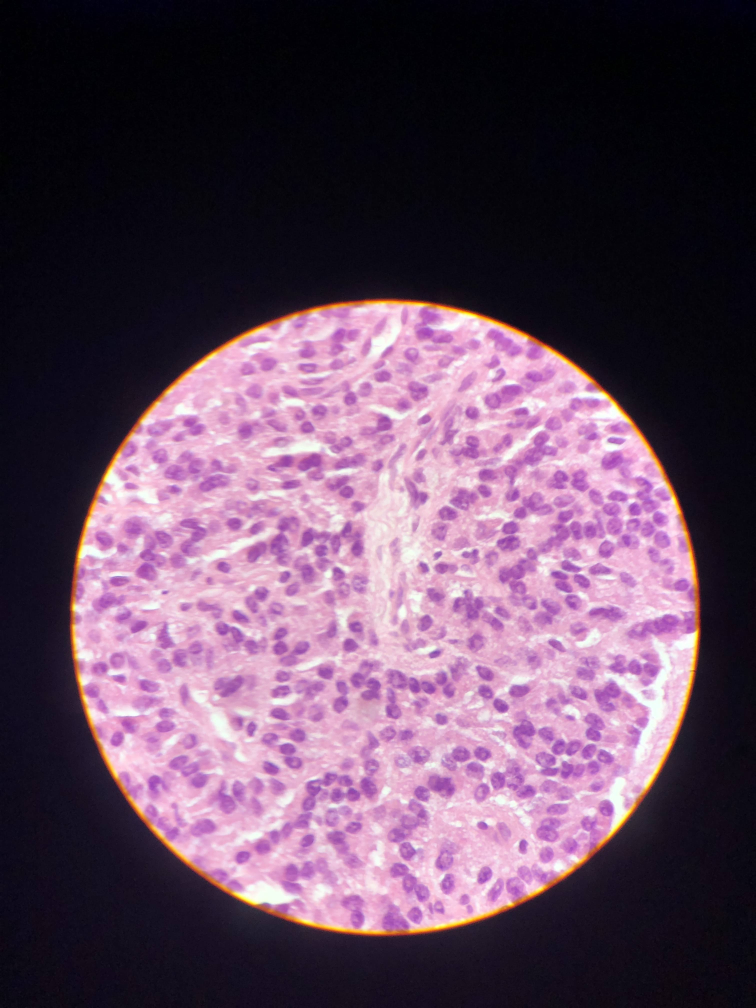
#> input picture images/IMG_3794.jpg, 3024 x 4032 px (shown at 1/4 size)
$ python -i norm_input.py   (imports and definitions only)
#> lines starting #> are read from the running program, lines starting #| are printed output that depends on the picture; after the words box and inside, x2 and y2 are one past the last pixel; in counts of white or black regions, pixels touching at a corner belong together
import cv2
import numpy as np
import glob
import argparse
import imutils

def normalize_image(imageFile):
    # load image as grayscale
#> called with imageFile = 'IMG_3794.jpg'
    img = cv2.imread(imageFile)
#> img is the input picture: shape (4032, 3024, 3); mean B, G, R 94.3, 73, 98

    gray = cv2.imread(imageFile,0)
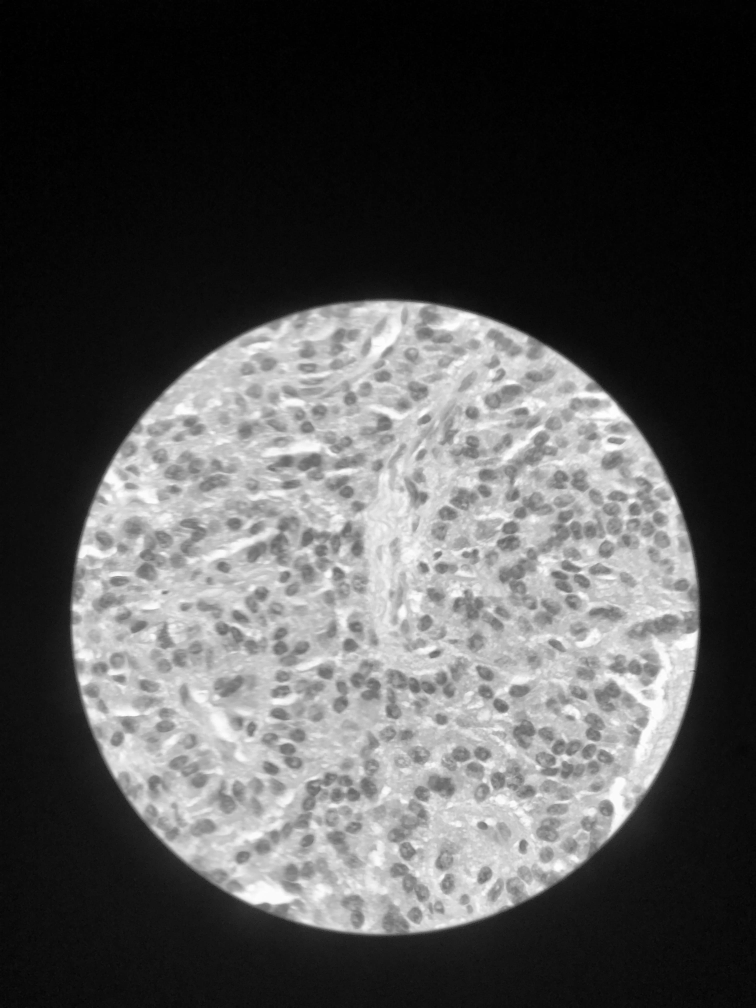
#> gray: shape (4032, 3024) (shown at 1/4 size); min 0, max 255, mean 82.9

    # threshold input image using otsu thresholding as mask and refine with morphology
    ret, mask = cv2.threshold(gray, 0, 255, cv2.THRESH_BINARY+cv2.THRESH_OTSU)
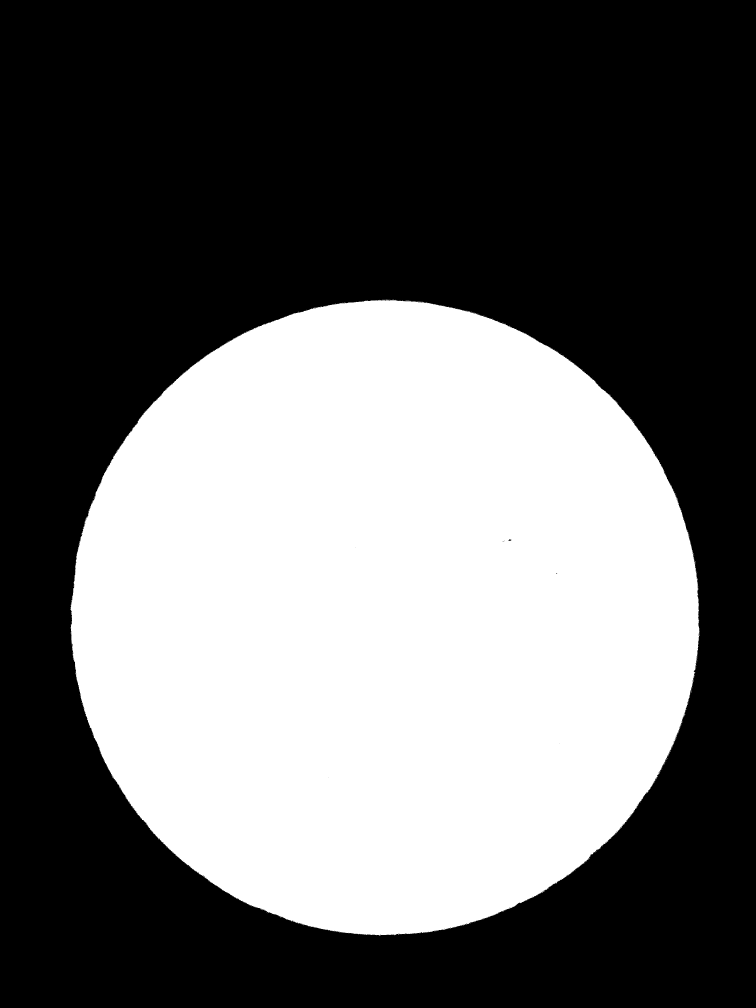
#> mask: shape (4032, 3024) (shown at 1/4 size); 41.1% white; 276 white regions (275 under 20 px), largest, box (x1, y1, x2, y2) and area: (282, 1201, 2799, 3742) 5011743
#> ret = 98
    kernel = np.ones((9,9), np.uint8)
    mask = cv2.morphologyEx(mask, cv2.MORPH_CLOSE, kernel)
#> mask: shape (4032, 3024); 41.2% white; 1 white region, box (x1, y1, x2, y2) and area: (282, 1197, 2799, 3742) 5017670
    mask = cv2.morphologyEx(mask, cv2.MORPH_OPEN, kernel)
#> mask: shape (4032, 3024); 41.2% white; 1 white region, box (x1, y1, x2, y2) and area: (282, 1199, 2797, 3741) 5017502

    # put mask into alpha channel of image
    result = img.copy()
    result = cv2.cvtColor(result, cv2.COLOR_BGR2BGRA)
    result[:, :, 3] = mask

    # save resulting masked image
    cv2.imwrite('images\\'+imageFile[18:26]+'.png', result)
    print(imageFile[18:26]+'.png' + " has been normed")

    # display result, though it won't show transparency
    # cv2.imshow("RESULT", result)
    # cv2.waitKey(0)
    cv2.destroyAllWindows()

# [14 lines not run here, left out]

>>> result = normalize_image('IMG_3794.jpg')
